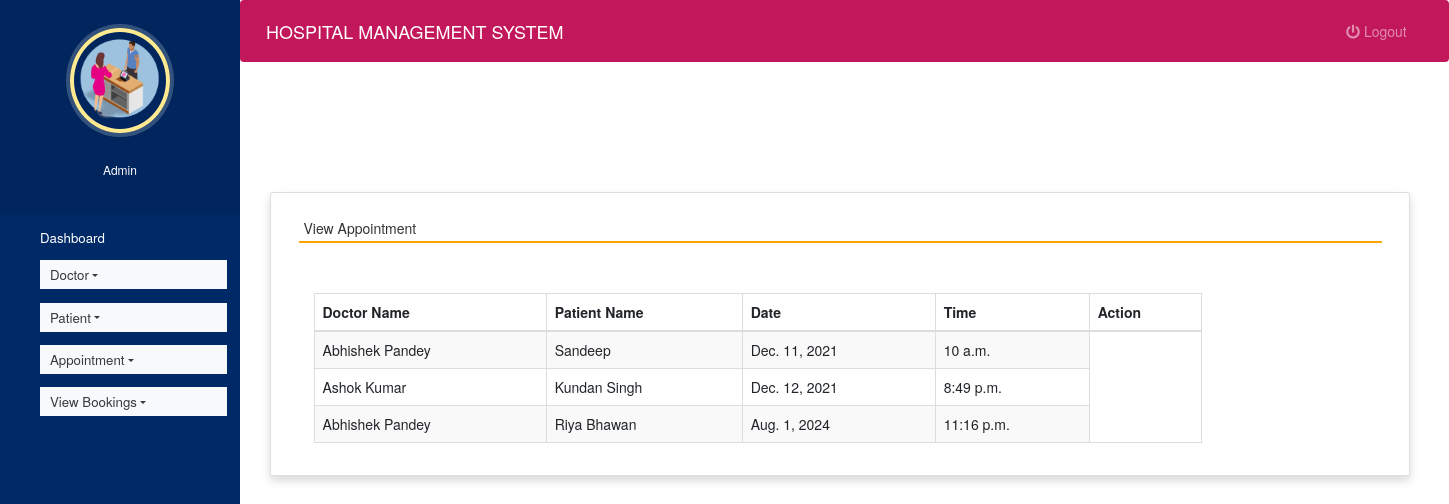
Screenshot of /view_appointment (signed in) with the database file from the repository.
### hospitals/models.py (models this page shows, shortened)
class Appointment(models.Model):
    doctor = models.ForeignKey(Doctor,on_delete=models.CASCADE)
    patient = models.ForeignKey(Patient, on_delete=models.CASCADE)
    date1 = models.DateField()
    time1 = models.TimeField()

class Doctor(models.Model):
    name = models.CharField(max_length=50)
    mobile = models.IntegerField()
    special = models.CharField(max_length=50)
    def __str__(self):
       return self.name;

class Patient(models.Model):
    name = models.CharField(max_length=50)
    gender = models.CharField(max_length=10)
    mobile = models.IntegerField(null=True)
    address = models.CharField(max_length=50)
    def __str__(self):
       return self.name;

### hospitals/views.py (the view)
# urls.py: path('view_appointment', view_appointment, name='view_appointment'),
def view_appointment(request):
    if not request.user.is_staff:
        return redirect('login')
    appointment = Appointment.objects.all()
    d = {'appointment':appointment}
    return render(request,'view_appointment.html', d)

### hospitals/templates/view_appointment.html (shortened to what this page needs)
{% extends 'admin_nav.html' %}
{% load static %}
{% block content %}
<link rel="stylesheet" href="https://maxcdn.bootstrapcdn.com/bootstrap/3.4.1/css/bootstrap.min.css">
  <link rel="stylesheet" href="https://cdnjs.cloudflare.com/ajax/libs/font-awesome/4.7.0/css/font-awesome.min.css">
  <link rel="stylesheet" href="https://use.fontawesome.com/releases/v5.6.3/css/all.css">
<br><br><br><br>
<div class="container card shadow m-5">
    <div class="card-body">
        <h5 class="p-2" style="border-bottom: 2px solid orange">View Appointment</h5>
		<div class="container mt-5">
		<table id="example" class="table table-striped table-bordered table-sm" style="width:80%">
			<thead>
				<tr>
					<th>Doctor Name</th>
					<th>Patient Name</th>
                    <th>Date</th>
					<th>Time</th>
					<th>Action</th>
				</tr>
			</thead>
			<tbody>
            {% for i in appointment %}
			<tr>
				<td>{{i.doctor}}</td>
				<td>{{i.patient}}</td>
				<td>{{i.date1}}</td>
				<td>{{i.time1}}</td>
			</tr>
			{% endfor %}
			</tbody>
		</table>
	 </div>
	</div>
</div>
{% endblock content %}

### hospitals/static/style.css (style rules this page uses)
body { padding-left: 240px; }

### hospitals/templates/admin_nav.html (style rules this page uses)
body { padding-left: 240px; }

### rows the page displays
Appointment: doctor "Abhishek Pandey", patient "Sandeep", date1 "Dec. 11, 2021", time1 "10 a.m."
Appointment: doctor "Ashok Kumar", patient "Kundan Singh", date1 "Dec. 12, 2021", time1 "8:49 p.m."
Appointment: doctor "Abhishek Pandey", patient "Riya Bhawan", date1 "Aug. 1, 2024", time1 "11:16 p.m."
